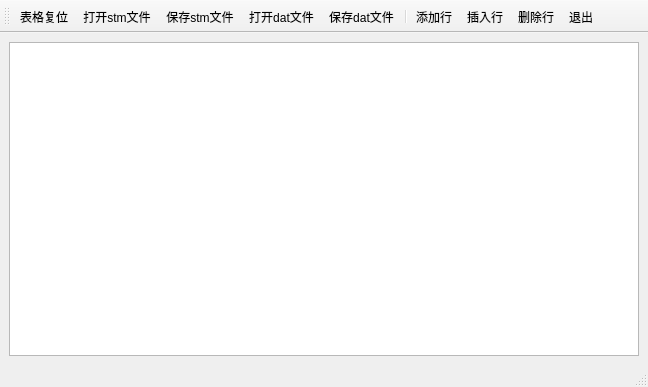
<?xml version="1.0" encoding="UTF-8"?>
<ui version="4.0">
 <class>MainWindow</class>
 <widget class="QMainWindow" name="MainWindow">
  <property name="geometry">
   <rect>
    <x>0</x>
    <y>0</y>
    <width>648</width>
    <height>387</height>
   </rect>
  </property>
  <property name="minimumSize">
   <size>
    <width>648</width>
    <height>387</height>
   </size>
  </property>
  <property name="windowTitle">
   <string>MainWindow</string>
  </property>
  <widget class="QWidget" name="centralwidget">
   <layout class="QHBoxLayout" name="horizontalLayout">
    <item>
     <widget class="QTableView" name="tableView"/>
    </item>
   </layout>
  </widget>
  <widget class="QStatusBar" name="statusbar"/>
  <widget class="QToolBar" name="toolBar">
   <property name="windowTitle">
    <string>toolBar</string>
   </property>
   <property name="layoutDirection">
    <enum>Qt::LeftToRight</enum>
   </property>
   <property name="toolButtonStyle">
    <enum>Qt::ToolButtonTextUnderIcon</enum>
   </property>
   <attribute name="toolBarArea">
    <enum>TopToolBarArea</enum>
   </attribute>
   <attribute name="toolBarBreak">
    <bool>false</bool>
   </attribute>
   <addaction name="act_rest"/>
   <addaction name="act_stm_open"/>
   <addaction name="act_stm_save"/>
   <addaction name="act_dat_open"/>
   <addaction name="act_dat_save"/>
   <addaction name="separator"/>
   <addaction name="act_addRow"/>
   <addaction name="act_insertRow"/>
   <addaction name="act_deleteRow"/>
   <addaction name="act_exit"/>
  </widget>
  <action name="act_rest">
   <property name="icon">
    <iconset resource="res.qrc">
     <normaloff>:/images/reset.png</normaloff>:/images/reset.png</iconset>
   </property>
   <property name="text">
    <string>表格复位</string>
   </property>
   <property name="menuRole">
    <enum>QAction::NoRole</enum>
   </property>
  </action>
  <action name="act_stm_open">
   <property name="icon">
    <iconset resource="res.qrc">
     <normaloff>:/images/open.png</normaloff>:/images/open.png</iconset>
   </property>
   <property name="text">
    <string>打开stm文件</string>
   </property>
   <property name="menuRole">
    <enum>QAction::NoRole</enum>
   </property>
  </action>
  <action name="act_stm_save">
   <property name="icon">
    <iconset resource="res.qrc">
     <normaloff>:/images/save1.png</normaloff>:/images/save1.png</iconset>
   </property>
   <property name="text">
    <string>保存stm文件</string>
   </property>
   <property name="menuRole">
    <enum>QAction::NoRole</enum>
   </property>
  </action>
  <action name="act_dat_open">
   <property name="icon">
    <iconset resource="res.qrc">
     <normaloff>:/images/open2.png</normaloff>:/images/open2.png</iconset>
   </property>
   <property name="text">
    <string>打开dat文件</string>
   </property>
   <property name="menuRole">
    <enum>QAction::NoRole</enum>
   </property>
  </action>
  <action name="act_dat_save">
   <property name="icon">
    <iconset resource="res.qrc">
     <normaloff>:/images/save2.png</normaloff>:/images/save2.png</iconset>
   </property>
   <property name="text">
    <string>保存dat文件</string>
   </property>
   <property name="menuRole">
    <enum>QAction::NoRole</enum>
   </property>
  </action>
  <action name="act_addRow">
   <property name="icon">
    <iconset resource="res.qrc">
     <normaloff>:/images/add.png</normaloff>:/images/add.png</iconset>
   </property>
   <property name="text">
    <string>添加行</string>
   </property>
   <property name="menuRole">
    <enum>QAction::NoRole</enum>
   </property>
  </action>
  <action name="act_insertRow">
   <property name="icon">
    <iconset resource="res.qrc">
     <normaloff>:/images/insert.png</normaloff>:/images/insert.png</iconset>
   </property>
   <property name="text">
    <string>插入行</string>
   </property>
   <property name="menuRole">
    <enum>QAction::NoRole</enum>
   </property>
  </action>
  <action name="act_deleteRow">
   <property name="icon">
    <iconset resource="res.qrc">
     <normaloff>:/images/delete.png</normaloff>:/images/delete.png</iconset>
   </property>
   <property name="text">
    <string>删除行</string>
   </property>
   <property name="menuRole">
    <enum>QAction::NoRole</enum>
   </property>
  </action>
  <action name="act_exit">
   <property name="icon">
    <iconset resource="res.qrc">
     <normaloff>:/images/exit.png</normaloff>:/images/exit.png</iconset>
   </property>
   <property name="text">
    <string>退出</string>
   </property>
   <property name="menuRole">
    <enum>QAction::NoRole</enum>
   </property>
  </action>
 </widget>
 <resources>
  <include location="res.qrc"/>
 </resources>
 <connections>
  <connection>
   <sender>act_exit</sender>
   <signal>triggered()</signal>
   <receiver>MainWindow</receiver>
   <slot>close()</slot>
   <hints>
    <hint type="sourcelabel">
     <x>-1</x>
     <y>-1</y>
    </hint>
    <hint type="destinationlabel">
     <x>289</x>
     <y>186</y>
    </hint>
   </hints>
  </connection>
 </connections>
</ui>
